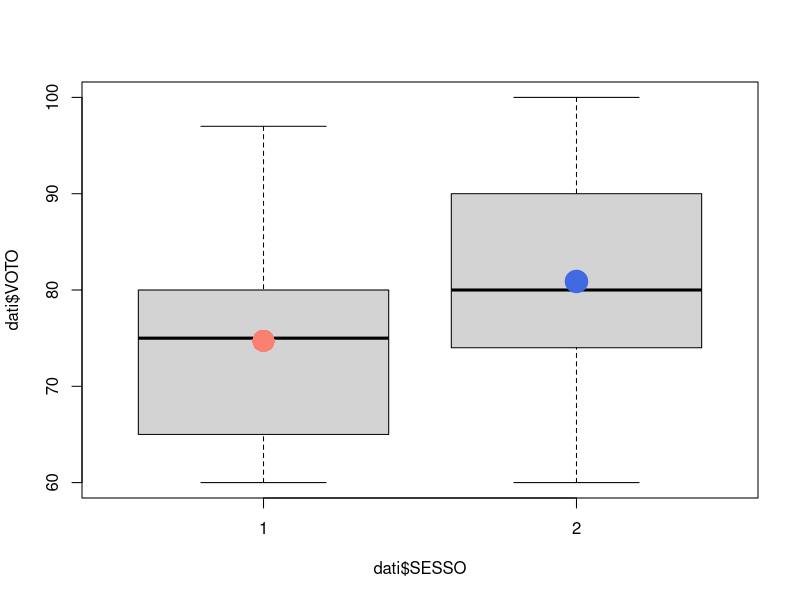
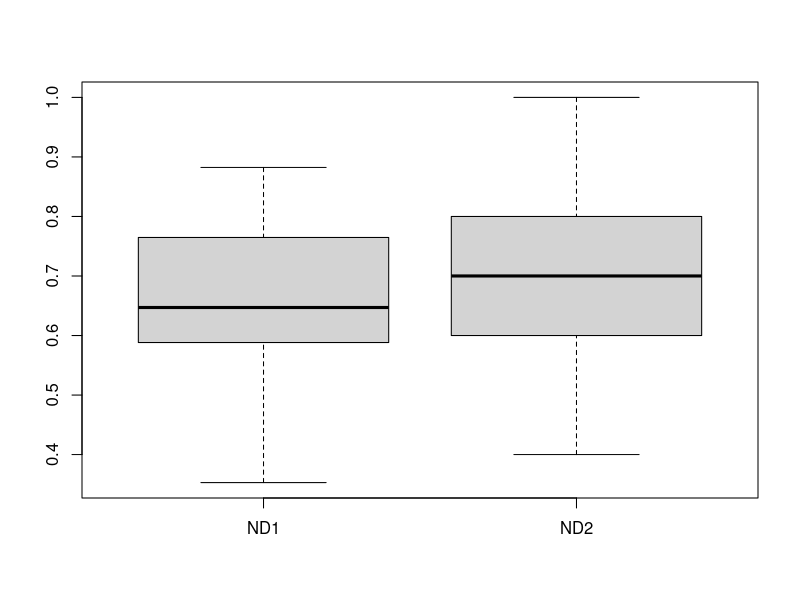
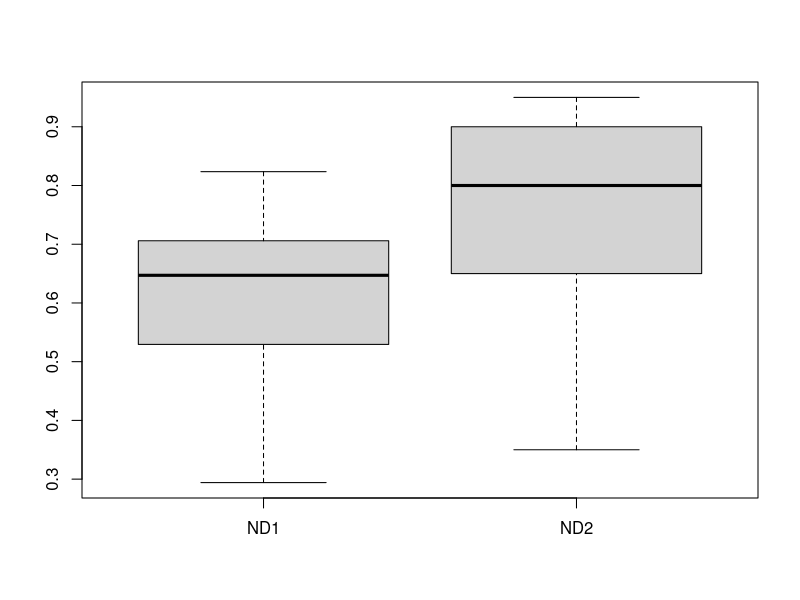

These figures' R source, in order:
## ---- chunk 1
myvar = F
echovar = F
evalvar = F
knitr::opts_chunk$set(include = myvar, 
                      echo = echovar,
                      eval = evalvar)
## ---- chunk 2
dati = read.csv2("datiTestCR2005.csv")
head(dati)
str(dati)
summary(dati)
## ---- chunk 3
index = which(dati$VOTO < 60 | dati$VOTO > 100)
dati$VOTO[index] = mean(dati$VOTO[-index])
## ---- chunk 4
summary(dati[,-3])
apply(dati[,-3], 2, sd)
## ---- chunk 5
boxplot(dati$VOTO ~ dati$SESSO)
points(c(1,2), c(mean(dati$VOTO[dati$SESSO == 1]), mean(dati$VOTO[dati$SESSO == 2])), 
       pch = c(16, 19),col = c("salmon", "royalblue"), 
       cex = 3)
## ---- chunk 6
t.test(dati$VOTO[dati$SESSO ==1], dati$VOTO[dati$SESSO ==2])
# analogo a 
t.test(dati$VOTO ~ dati$SESSO)

## ---- chunk 7
mytest = t.test(dati$VOTO ~ dati$SESSO) # assegna all'oggetto mytest i
# risultati

2*(1-pt(abs(mytest$statistic),mytest$parameter))   # calcolo del p-value
2*(pt(mytest$statistic,mytest$parameter))          # modo equivalente dato il segno
                                # del t osservato

qt(0.975,mytest$parameter)     # valore critico della statistica, test a due code

## ---- chunk 8
t.test(dati$VOTO, mu=70, alternative = "greater")

qt(0.95,69)    # calcolo del valore critico della
               # statistica pari a 1.667239 (test ad una coda dx) 

# di conseguenza dato che il t osservato è maggiore del t critico
# concludo per il rigetto dell'ipotesi nulla (ovvero, il voto medio è
# significativamente superiore a 70)

## ---- chunk 9
# 17 e 20 sono i valori massimi teorici delle variabili D1 d D2 
# rispettivamente
dati$ND1 = dati$D1/17
dati$ND2 = dati$D2/20

boxplot(dati$ND1[dati$SESSO==2], dati$ND2[dati$SESSO==2], names = c("ND1", "ND2"))

t.test(dati$ND1[dati$SESSO==2],
       dati$ND2[dati$SESSO==2],paired=T)
## ---- chunk 10

boxplot(dati$ND1[dati$SESSO==1], dati$ND2[dati$SESSO==1], names = c("ND1", "ND2"))

t.test(dati$ND1[dati$SESSO==1],
       dati$ND2[dati$SESSO==1],paired=T)
